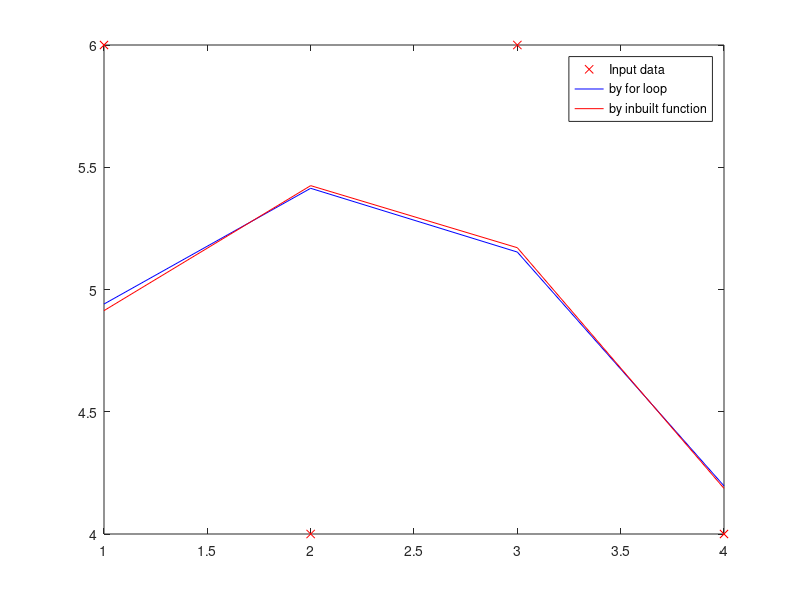

Write MATLAB code to recreate this figure.
clear all,clc
data=load('data1.txt');   
m=length(data);
n=columns(data)-1;
x=[ones(m,1),data(:,1:n)];
x=[x, x(:,2).^2,x(:,2).^3]; #more features
noOfTheta=columns(x);
y=data(:,n+1);
theta=zeros(noOfTheta,1);
alpha=0.001;
lambda=0.1;

#gradient descent and iteration
for i=1:15000
  h=x*theta;
  J=1/m*sum((h-y).^2);
  if mod(i,1000)==0
  printf("cost=%f \n",J);
  end
  theta-=alpha*(1/m)*(x'*(h-y));    #overfitted
  #theta-=alpha*(1/m)*(x'*(h-y))+(lambda/m).*theta;  #regularization
  
end

#costFunction for fminunc
function [J,grad] = costFunction(theta,x,y,lambda)
  m=length(y);
  h=x*theta;
  J=1/m*sum((h-y).^2);
  #grad=1/m*(x'*(h-y)); #Overfitting
  grad=1/m*(x'*(h-y))+(lambda/m).*theta;
end
  init_theta=zeros(noOfTheta,1);
  options=options = optimset('GradObj','on');
  [init_theta,cost]=fminunc(@(init_theta)(costFunction(init_theta,x,y,lambda)),init_theta,options);

plot(data(:,1),y,'rx');
hold on;
plot(x(:,2),x*theta,'b-');
plot(x(:,2),x*init_theta,'r-');
legend('Input data','by for loop','by inbuilt function');
hold off;


